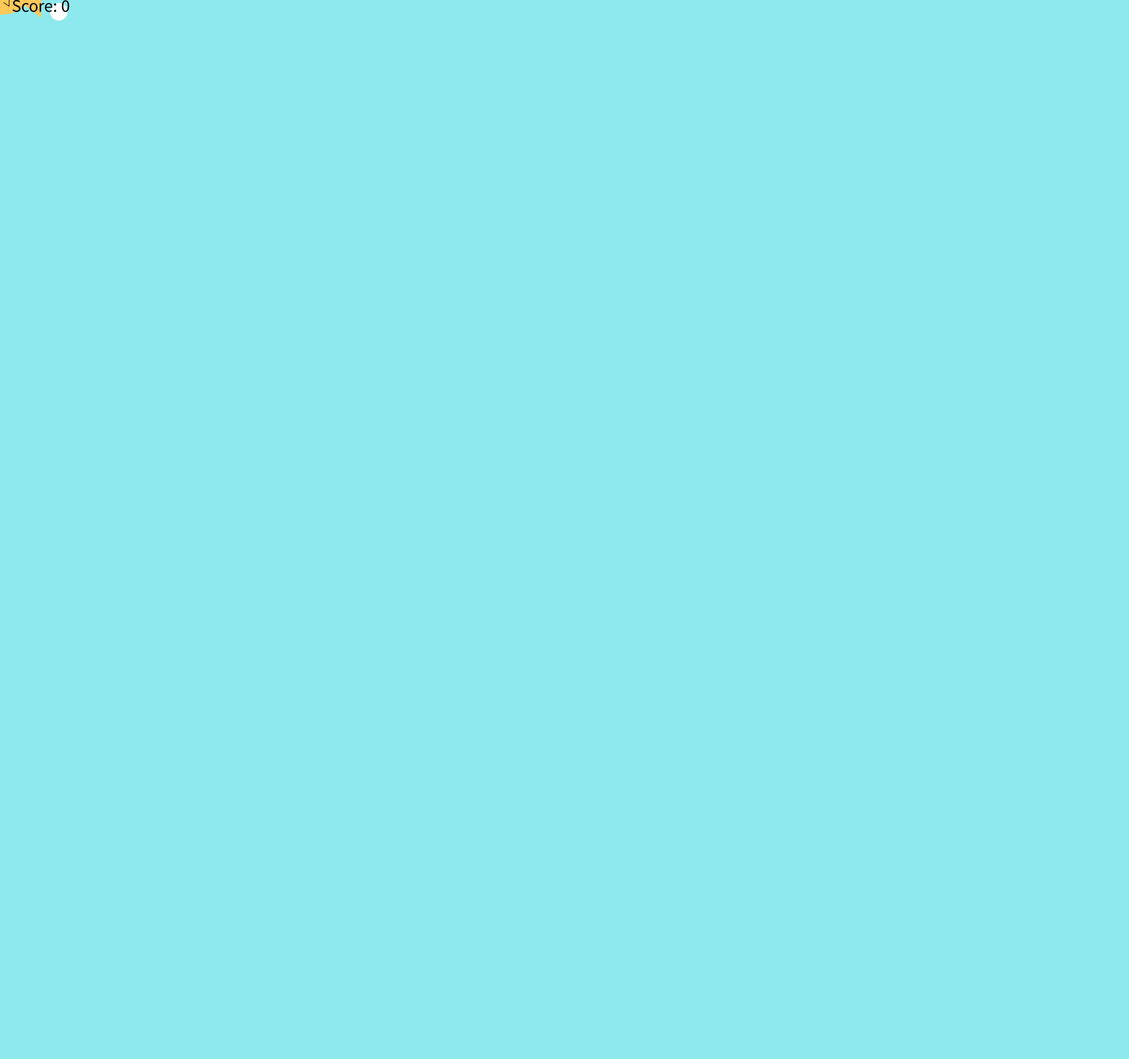
Frame 1 (no input)
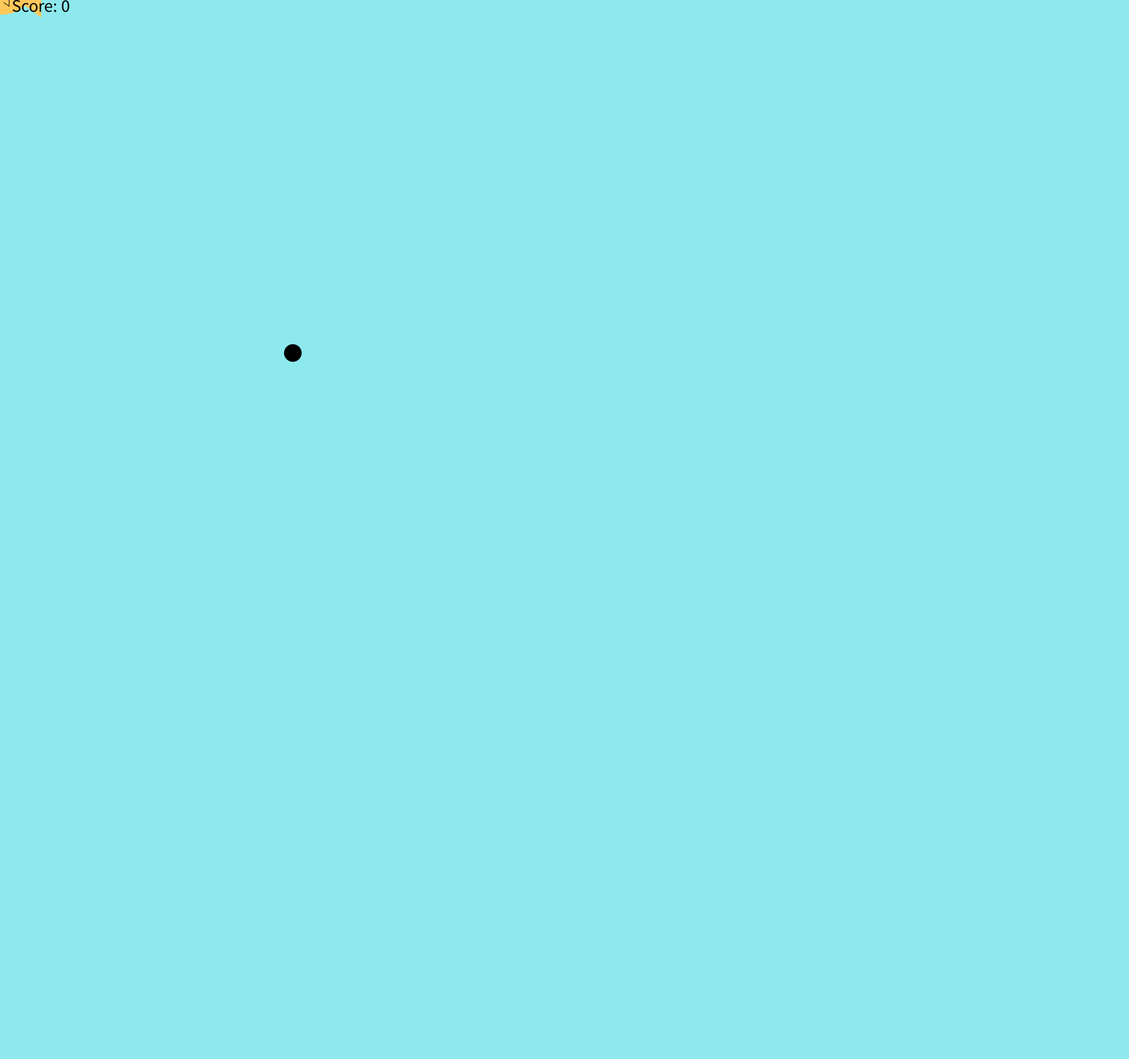
Frame 60 (the mouse pressed at the canvas centre just before this capture)
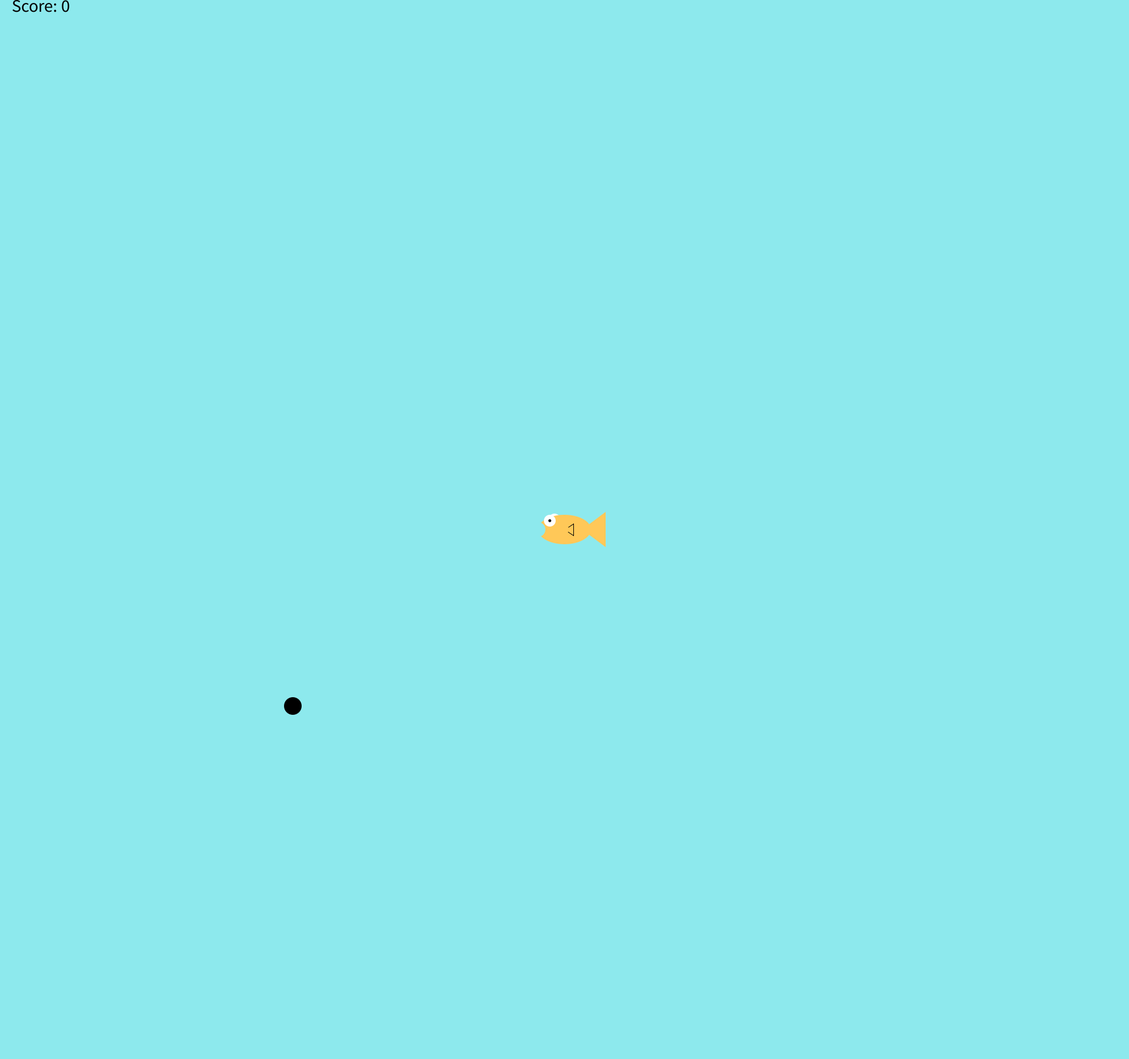
Frame 120 (the mouse held since frame 60 and released just before this capture)

The Processing sketch that drew these frames (run headless with seeded random() and noise(); from frame 60 on, the mouse is pressed at the canvas centre):

// Processing sketch: FishFeederCode
// ── FishFeederCode.pde
int initialX = 100;
int initialY = 20;
int foodX = 100;
int foodY = 20;
int gravity = 10;
int gravityIncrement = 2;
int score = 0;
boolean makeFood = true;
boolean won = false;
boolean poisonous = false;
boolean poisonCostume = false;
int winningScore = 5;
int isPoison;


void setup() {
  
  size(1920, 1800);
  
}


void draw() {
    
    background(141,233,237);
    if(won == false) {
      
    if(poisonous == true) {
      fill(0,0,0);
    }
    else {
      fill(255,255,255);
    }
    
    noStroke();
    ellipse(foodX, foodY, 30, 30);
    
    foodY = foodY + gravity;
    if(foodY == height) {
      makeFood = true;
      
      if(poisonous == false) {
        if(score>0) {
        score--;
      }
      }
      
    }
    
    if(makeFood == true) {
      
      isPoison = (int) random(0,5);
      if(isPoison == 3) {
        poisonous = true;
      }
      else {
       poisonous = false;
       
      }
      
      foodX = (int) random(0, width);
      foodY = initialY;
      
      
    makeFood = false;
    }
        drawFish();
        foodCheck(foodX, foodY);
        fill(0, 0, 0);
textSize(16);

    }

  
    
textSize(30);
text("Score: " + score, 20, 20);

if(score >= winningScore) {
   textSize(200); //if it’s not big enough
text("Cool you won", 0, 900);
won = true;
gravity = gravity + gravityIncrement;
}

}

void drawFish() {
  noStroke();
     fill(255,255,255);
     ellipse(mouseX-17,mouseY-17,20,20); //back side eye
     if(poisonCostume == true) {
       fill(0,0,100);
     }
     else {
     fill(255,200,88);
     }
     
     ellipse(mouseX,mouseY,90,50); //body
     triangle(mouseX+30,mouseY,mouseX+70,mouseY+30,mouseX+70,mouseY-30); //tail
     stroke(0);
     triangle(mouseX,mouseY,mouseX+15,mouseY+10,mouseX+15,mouseY-10); //side fin
     noStroke();
     fill(255,200,88);
     ellipse(mouseX,mouseY,15,15); //side fin cover
     noStroke();
     fill(255,255,255);
     ellipse(mouseX-25,mouseY-15,20,20); //front eye
     fill(0,0,0);
     ellipse(mouseX-25,mouseY-15,5,5); //pupil
     fill(141,233,237);
     ellipse(mouseX-45,mouseY,25,25); //mouth
}

void foodCheck(int xCoordinate, int yCoordinate) {
    
  if(xCoordinate > mouseX && xCoordinate < mouseX+70) {
    if(yCoordinate > mouseY-17 && yCoordinate < mouseY + 30) {
      if(poisonous == true) {
        if(score > 0) {
          score = score - 1;
        }
        
        poisonCostume = true;
      }
      else {
      score = score +1;
      poisonCostume = false;
      }
      
      makeFood = true;
    }
  }
  
  
}
